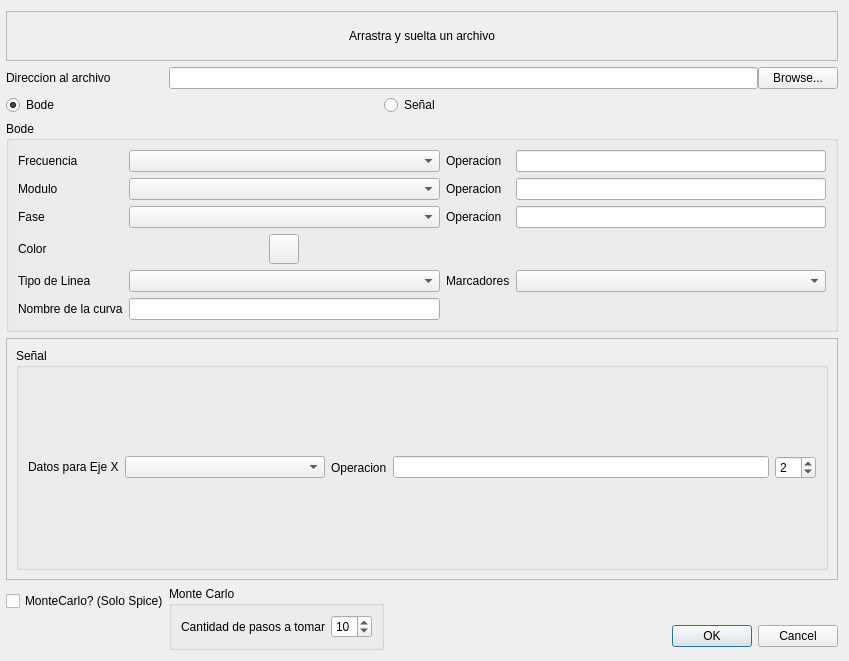
<?xml version="1.0" encoding="UTF-8"?>
<ui version="4.0">
 <class>AddTracePopUp</class>
 <widget class="QDialog" name="AddTracePopUp">
  <property name="geometry">
   <rect>
    <x>0</x>
    <y>0</y>
    <width>849</width>
    <height>661</height>
   </rect>
  </property>
  <property name="sizePolicy">
   <sizepolicy hsizetype="Preferred" vsizetype="Expanding">
    <horstretch>0</horstretch>
    <verstretch>0</verstretch>
   </sizepolicy>
  </property>
  <property name="maximumSize">
   <size>
    <width>16777215</width>
    <height>1032</height>
   </size>
  </property>
  <property name="windowTitle">
   <string>Añadir Linea</string>
  </property>
  <layout class="QGridLayout" name="gridLayout_2">
   <property name="sizeConstraint">
    <enum>QLayout::SetDefaultConstraint</enum>
   </property>
   <property name="leftMargin">
    <number>6</number>
   </property>
   <property name="horizontalSpacing">
    <number>0</number>
   </property>
   <item row="4" column="1" colspan="6">
    <widget class="QScrollArea" name="scrollArea">
     <property name="widgetResizable">
      <bool>true</bool>
     </property>
     <widget class="QWidget" name="scrollAreaWidgetContents_2">
      <property name="geometry">
       <rect>
        <x>0</x>
        <y>0</y>
        <width>832</width>
        <height>240</height>
       </rect>
      </property>
      <layout class="QGridLayout" name="gridLayout_5">
       <item row="0" column="0">
        <widget class="QGroupBox" name="SignalGroupBox">
         <property name="sizePolicy">
          <sizepolicy hsizetype="Preferred" vsizetype="Expanding">
           <horstretch>0</horstretch>
           <verstretch>0</verstretch>
          </sizepolicy>
         </property>
         <property name="minimumSize">
          <size>
           <width>0</width>
           <height>0</height>
          </size>
         </property>
         <property name="maximumSize">
          <size>
           <width>16777215</width>
           <height>16777215</height>
          </size>
         </property>
         <property name="title">
          <string>Señal</string>
         </property>
         <layout class="QGridLayout" name="gridLayout_3">
          <item row="0" column="0">
           <widget class="QLabel" name="XAxisDataLabel">
            <property name="sizePolicy">
             <sizepolicy hsizetype="Maximum" vsizetype="Maximum">
              <horstretch>0</horstretch>
              <verstretch>0</verstretch>
             </sizepolicy>
            </property>
            <property name="text">
             <string>Datos para Eje X</string>
            </property>
           </widget>
          </item>
          <item row="0" column="3">
           <widget class="QLineEdit" name="XOpLE"/>
          </item>
          <item row="0" column="2">
           <widget class="QLabel" name="XOpLabel">
            <property name="text">
             <string>Operacion</string>
            </property>
           </widget>
          </item>
          <item row="0" column="1">
           <widget class="QComboBox" name="XDataCB">
            <property name="minimumSize">
             <size>
              <width>200</width>
              <height>0</height>
             </size>
            </property>
           </widget>
          </item>
          <item row="0" column="4">
           <widget class="QSpinBox" name="YAxisQuantSpinBox">
            <property name="minimum">
             <number>1</number>
            </property>
            <property name="maximum">
             <number>10</number>
            </property>
            <property name="value">
             <number>2</number>
            </property>
           </widget>
          </item>
         </layout>
        </widget>
       </item>
      </layout>
     </widget>
    </widget>
   </item>
   <item row="2" column="4">
    <widget class="QRadioButton" name="SignalRadioButton">
     <property name="sizePolicy">
      <sizepolicy hsizetype="Fixed" vsizetype="Fixed">
       <horstretch>0</horstretch>
       <verstretch>0</verstretch>
      </sizepolicy>
     </property>
     <property name="text">
      <string>Señal</string>
     </property>
    </widget>
   </item>
   <item row="3" column="1" colspan="6">
    <widget class="QGroupBox" name="BodeGroupBox">
     <property name="title">
      <string>Bode</string>
     </property>
     <layout class="QGridLayout" name="gridLayout_4">
      <item row="0" column="3">
       <widget class="QLineEdit" name="FreqOpLE"/>
      </item>
      <item row="0" column="1">
       <widget class="QComboBox" name="FreqDataCB">
        <property name="minimumSize">
         <size>
          <width>200</width>
          <height>0</height>
         </size>
        </property>
       </widget>
      </item>
      <item row="1" column="0">
       <widget class="QLabel" name="ModAxisLabel">
        <property name="sizePolicy">
         <sizepolicy hsizetype="Maximum" vsizetype="Maximum">
          <horstretch>0</horstretch>
          <verstretch>0</verstretch>
         </sizepolicy>
        </property>
        <property name="text">
         <string>Modulo</string>
        </property>
       </widget>
      </item>
      <item row="2" column="2">
       <widget class="QLabel" name="YOpLabel_2">
        <property name="text">
         <string>Operacion</string>
        </property>
       </widget>
      </item>
      <item row="7" column="0">
       <widget class="QLabel" name="BodeTraceNameLabel">
        <property name="sizePolicy">
         <sizepolicy hsizetype="Maximum" vsizetype="Maximum">
          <horstretch>0</horstretch>
          <verstretch>0</verstretch>
         </sizepolicy>
        </property>
        <property name="text">
         <string>Nombre de la curva</string>
        </property>
       </widget>
      </item>
      <item row="2" column="3">
       <widget class="QLineEdit" name="PhaseOpLE"/>
      </item>
      <item row="1" column="2">
       <widget class="QLabel" name="XOpLabel_2">
        <property name="text">
         <string>Operacion</string>
        </property>
       </widget>
      </item>
      <item row="5" column="0">
       <widget class="QLabel" name="BodeColorLabel">
        <property name="sizePolicy">
         <sizepolicy hsizetype="Maximum" vsizetype="Maximum">
          <horstretch>0</horstretch>
          <verstretch>0</verstretch>
         </sizepolicy>
        </property>
        <property name="text">
         <string>Color</string>
        </property>
       </widget>
      </item>
      <item row="2" column="1">
       <widget class="QComboBox" name="PhaseDataCB"/>
      </item>
      <item row="0" column="0">
       <widget class="QLabel" name="FrequencyLAbel">
        <property name="sizePolicy">
         <sizepolicy hsizetype="Maximum" vsizetype="Maximum">
          <horstretch>0</horstretch>
          <verstretch>0</verstretch>
         </sizepolicy>
        </property>
        <property name="text">
         <string>Frecuencia</string>
        </property>
       </widget>
      </item>
      <item row="1" column="1">
       <widget class="QComboBox" name="ModDataCB">
        <property name="minimumSize">
         <size>
          <width>200</width>
          <height>0</height>
         </size>
        </property>
       </widget>
      </item>
      <item row="2" column="0">
       <widget class="QLabel" name="FaseAxisLabel">
        <property name="text">
         <string>Fase</string>
        </property>
       </widget>
      </item>
      <item row="1" column="3">
       <widget class="QLineEdit" name="ModOpLE"/>
      </item>
      <item row="0" column="2">
       <widget class="QLabel" name="XOpLabel_3">
        <property name="text">
         <string>Operacion</string>
        </property>
       </widget>
      </item>
      <item row="6" column="0">
       <widget class="QLabel" name="BodeLineTypeLabel">
        <property name="sizePolicy">
         <sizepolicy hsizetype="Maximum" vsizetype="Maximum">
          <horstretch>0</horstretch>
          <verstretch>0</verstretch>
         </sizepolicy>
        </property>
        <property name="text">
         <string>Tipo de Linea</string>
        </property>
       </widget>
      </item>
      <item row="7" column="1">
       <widget class="QLineEdit" name="BodeTraceNameLE"/>
      </item>
      <item row="6" column="1">
       <widget class="QComboBox" name="BodeTraceTypeCB"/>
      </item>
      <item row="5" column="1">
       <layout class="QHBoxLayout" name="horizontalLayout_2">
        <item>
         <widget class="QPushButton" name="BodeColorButton">
          <property name="minimumSize">
           <size>
            <width>30</width>
            <height>30</height>
           </size>
          </property>
          <property name="maximumSize">
           <size>
            <width>30</width>
            <height>30</height>
           </size>
          </property>
          <property name="text">
           <string/>
          </property>
         </widget>
        </item>
       </layout>
      </item>
      <item row="6" column="2">
       <widget class="QLabel" name="MarkerLabel">
        <property name="text">
         <string>Marcadores</string>
        </property>
       </widget>
      </item>
      <item row="6" column="3">
       <widget class="QComboBox" name="MarkersCB"/>
      </item>
     </layout>
    </widget>
   </item>
   <item row="2" column="1" colspan="3">
    <widget class="QRadioButton" name="BodeRadioButton">
     <property name="sizePolicy">
      <sizepolicy hsizetype="Fixed" vsizetype="Fixed">
       <horstretch>0</horstretch>
       <verstretch>0</verstretch>
      </sizepolicy>
     </property>
     <property name="text">
      <string>Bode</string>
     </property>
     <property name="checked">
      <bool>true</bool>
     </property>
    </widget>
   </item>
   <item row="1" column="1">
    <widget class="QLabel" name="Dir2FileLabel">
     <property name="sizePolicy">
      <sizepolicy hsizetype="Maximum" vsizetype="Maximum">
       <horstretch>0</horstretch>
       <verstretch>0</verstretch>
      </sizepolicy>
     </property>
     <property name="text">
      <string>Direccion al archivo</string>
     </property>
    </widget>
   </item>
   <item row="1" column="2" colspan="5">
    <layout class="QHBoxLayout" name="horizontalLayout">
     <property name="spacing">
      <number>0</number>
     </property>
     <item>
      <widget class="QLineEdit" name="Dir2FileLE">
       <property name="sizePolicy">
        <sizepolicy hsizetype="Expanding" vsizetype="Fixed">
         <horstretch>0</horstretch>
         <verstretch>0</verstretch>
        </sizepolicy>
       </property>
       <property name="minimumSize">
        <size>
         <width>0</width>
         <height>0</height>
        </size>
       </property>
       <property name="readOnly">
        <bool>true</bool>
       </property>
      </widget>
     </item>
     <item>
      <widget class="QPushButton" name="Dir2FileButton">
       <property name="text">
        <string>Browse...</string>
       </property>
      </widget>
     </item>
    </layout>
   </item>
   <item row="8" column="2" rowspan="2" colspan="2">
    <widget class="QGroupBox" name="MonteCarloGroupBox">
     <property name="enabled">
      <bool>true</bool>
     </property>
     <property name="title">
      <string>Monte Carlo</string>
     </property>
     <layout class="QGridLayout" name="gridLayout">
      <item row="0" column="0">
       <widget class="QLabel" name="label_3">
        <property name="text">
         <string>Cantidad de pasos a tomar</string>
        </property>
       </widget>
      </item>
      <item row="0" column="1">
       <widget class="QSpinBox" name="StepQuantSpinBox">
        <property name="minimum">
         <number>1</number>
        </property>
        <property name="value">
         <number>10</number>
        </property>
       </widget>
      </item>
     </layout>
    </widget>
   </item>
   <item row="9" column="6">
    <widget class="QDialogButtonBox" name="buttonBox">
     <property name="orientation">
      <enum>Qt::Horizontal</enum>
     </property>
     <property name="standardButtons">
      <set>QDialogButtonBox::Cancel|QDialogButtonBox::Ok</set>
     </property>
    </widget>
   </item>
   <item row="8" column="1">
    <widget class="QCheckBox" name="IsMCCheckBox">
     <property name="text">
      <string>MonteCarlo? (Solo Spice)</string>
     </property>
    </widget>
   </item>
   <item row="0" column="1" colspan="6">
    <widget class="QFrame" name="FileDropBox">
     <property name="minimumSize">
      <size>
       <width>0</width>
       <height>50</height>
      </size>
     </property>
     <property name="frameShape">
      <enum>QFrame::StyledPanel</enum>
     </property>
     <property name="frameShadow">
      <enum>QFrame::Raised</enum>
     </property>
     <layout class="QVBoxLayout" name="verticalLayout_2" stretch="0">
      <item>
       <widget class="QLabel" name="label">
        <property name="text">
         <string>Arrastra y suelta un archivo</string>
        </property>
        <property name="alignment">
         <set>Qt::AlignCenter</set>
        </property>
       </widget>
      </item>
     </layout>
    </widget>
   </item>
  </layout>
 </widget>
 <resources/>
 <connections>
  <connection>
   <sender>buttonBox</sender>
   <signal>accepted()</signal>
   <receiver>AddTracePopUp</receiver>
   <slot>accept()</slot>
   <hints>
    <hint type="sourcelabel">
     <x>772</x>
     <y>698</y>
    </hint>
    <hint type="destinationlabel">
     <x>157</x>
     <y>274</y>
    </hint>
   </hints>
  </connection>
  <connection>
   <sender>buttonBox</sender>
   <signal>rejected()</signal>
   <receiver>AddTracePopUp</receiver>
   <slot>reject()</slot>
   <hints>
    <hint type="sourcelabel">
     <x>772</x>
     <y>698</y>
    </hint>
    <hint type="destinationlabel">
     <x>286</x>
     <y>274</y>
    </hint>
   </hints>
  </connection>
  <connection>
   <sender>Dir2FileButton</sender>
   <signal>clicked()</signal>
   <receiver>AddTracePopUp</receiver>
   <slot>BrowseFile()</slot>
   <hints>
    <hint type="sourcelabel">
     <x>948</x>
     <y>39</y>
    </hint>
    <hint type="destinationlabel">
     <x>374</x>
     <y>9</y>
    </hint>
   </hints>
  </connection>
  <connection>
   <sender>IsMCCheckBox</sender>
   <signal>toggled(bool)</signal>
   <receiver>MonteCarloGroupBox</receiver>
   <slot>setVisible(bool)</slot>
   <hints>
    <hint type="sourcelabel">
     <x>124</x>
     <y>644</y>
    </hint>
    <hint type="destinationlabel">
     <x>258</x>
     <y>671</y>
    </hint>
   </hints>
  </connection>
  <connection>
   <sender>BodeRadioButton</sender>
   <signal>toggled(bool)</signal>
   <receiver>BodeGroupBox</receiver>
   <slot>setVisible(bool)</slot>
   <hints>
    <hint type="sourcelabel">
     <x>63</x>
     <y>64</y>
    </hint>
    <hint type="destinationlabel">
     <x>173</x>
     <y>96</y>
    </hint>
   </hints>
  </connection>
  <connection>
   <sender>YAxisQuantSpinBox</sender>
   <signal>valueChanged(int)</signal>
   <receiver>AddTracePopUp</receiver>
   <slot>YAxisQuantUpdate(int)</slot>
   <hints>
    <hint type="sourcelabel">
     <x>911</x>
     <y>497</y>
    </hint>
    <hint type="destinationlabel">
     <x>955</x>
     <y>278</y>
    </hint>
   </hints>
  </connection>
  <connection>
   <sender>BodeColorButton</sender>
   <signal>clicked()</signal>
   <receiver>AddTracePopUp</receiver>
   <slot>ChooseBodeColor()</slot>
   <hints>
    <hint type="sourcelabel">
     <x>313</x>
     <y>242</y>
    </hint>
    <hint type="destinationlabel">
     <x>602</x>
     <y>345</y>
    </hint>
   </hints>
  </connection>
  <connection>
   <sender>SignalRadioButton</sender>
   <signal>toggled(bool)</signal>
   <receiver>scrollArea</receiver>
   <slot>setVisible(bool)</slot>
   <hints>
    <hint type="sourcelabel">
     <x>461</x>
     <y>58</y>
    </hint>
    <hint type="destinationlabel">
     <x>85</x>
     <y>352</y>
    </hint>
   </hints>
  </connection>
 </connections>
 <slots>
  <slot>ChooseBodeColor()</slot>
  <slot>BrowseFile()</slot>
  <slot>YAxisQuantUpdate(int)</slot>
 </slots>
</ui>
